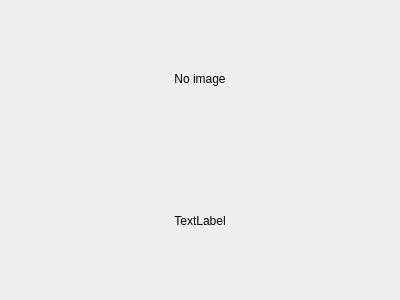
<?xml version="1.0" encoding="UTF-8"?>
<ui version="4.0">
 <class>Widget</class>
 <widget class="QWidget" name="Widget">
  <property name="geometry">
   <rect>
    <x>0</x>
    <y>0</y>
    <width>400</width>
    <height>300</height>
   </rect>
  </property>
  <property name="windowTitle">
   <string>Widget</string>
  </property>
  <layout class="QVBoxLayout" name="verticalLayout">
   <item>
    <widget class="QLabel" name="imageLabel_">
     <property name="text">
      <string>No image</string>
     </property>
     <property name="alignment">
      <set>Qt::AlignCenter</set>
     </property>
    </widget>
   </item>
   <item>
    <widget class="QLabel" name="infoLabel_">
     <property name="text">
      <string>TextLabel</string>
     </property>
     <property name="alignment">
      <set>Qt::AlignCenter</set>
     </property>
    </widget>
   </item>
  </layout>
 </widget>
 <layoutdefault spacing="6" margin="11"/>
 <resources/>
 <connections/>
</ui>
